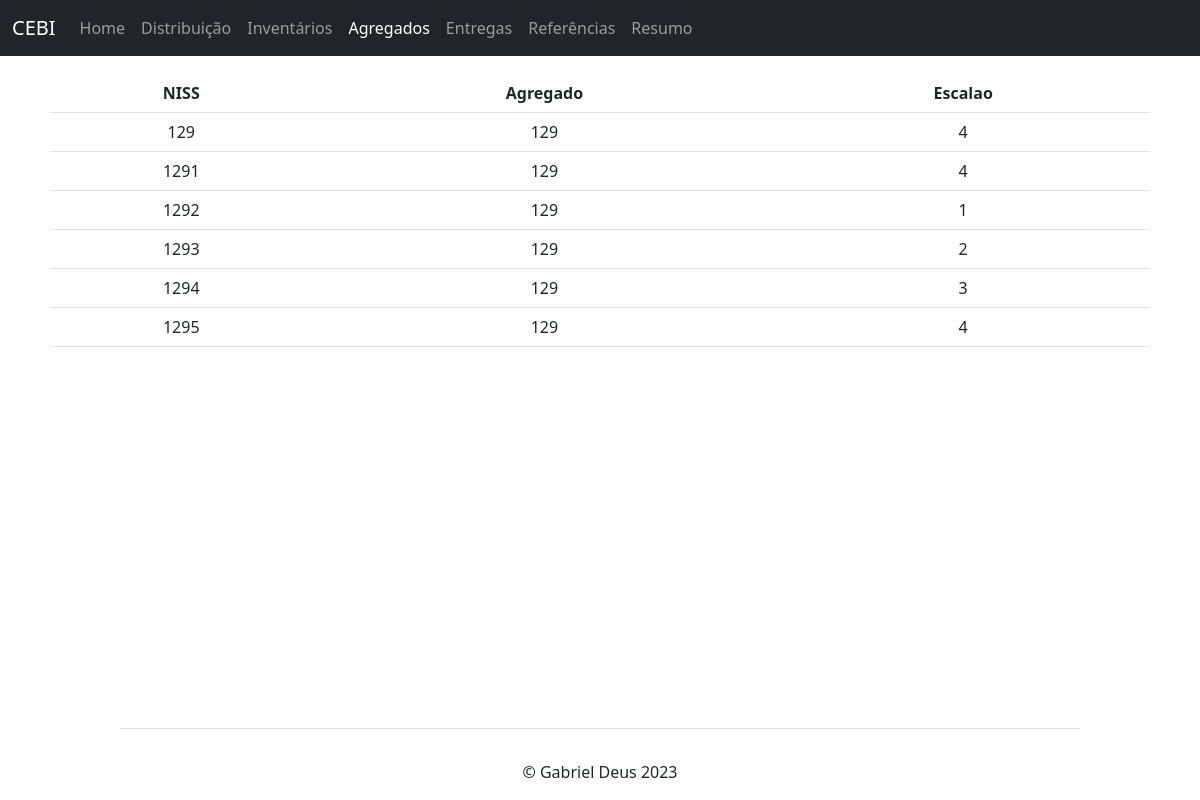
Screenshot of /constituintes.php?id=129 with the database file from the repository.
### tables this page shows
create table 3constituinte
(
	niss int primary key,
	agregado int,
	escalao int,
	foreign key(agregado) references 1agregado_Familiar(niss) ON DELETE cascade,
	foreign key(escalao) references 2escalao(escalao_id) on delete cascade
	
);

### src/constituintes.php (the view, shortened to what this page needs)
<?php include 'db_conf.php'; ?>
<!DOCTYPE html>
<html lang="en">
<head>
  <link href="https://cdn.jsdelivr.net/npm/bootstrap@5.3.0-alpha1/dist/css/bootstrap.min.css" rel="stylesheet" />
  <link rel="stylesheet" href="estilos.css">
</head>
<body>
  <nav class="navbar navbar-expand-md navbar-dark fixed-top bg-dark">
    <div class="container-fluid">
      <a class="navbar-brand" href="#">CEBI</a>
      <div class="collapse navbar-collapse" id="navbarCollapse">
        <ul class="navbar-nav me-auto mb-2 mb-md-0">
          <li class="nav-item">
            <a class="nav-link" href="index.php">Home</a>
          </li>
          <li class="nav-item">
            <a class="nav-link" href="distribuicao.php">Distribuição</a>
          </li>
          <li class="nav-item">
            <a class="nav-link" href="inventarios.php">Inventários</a>
          </li>
          <li class="nav-item">
            <a class="nav-link active" aria-current="page" href="#">Agregados</a>
          </li>
          <li class="nav-item">
            <a class="nav-link" href="entregas.php">Entregas</a>
          </li>
          <li class="nav-item">
            <a class="nav-link" href="referencias.php">Referências</a>
          </li>
          <li class="nav-item">
            <a class="nav-link" href="resumo.php">Resumo</a>
          </li>
        </ul>
      </div>
    </div>
  </nav>
  <main style="margin: 50px;">
    <table class="table">
      <thead>
        <tr>
          <th>NISS</th>
          <th>Agregado</th>
          <th>Escalao</th>
        </tr>
      </thead>
      <tbody>
        <?php
        if (isset($_GET['id'])) {
          $id = $_GET['id'];
          $sql  = 'SELECT * from 3constituinte WHERE agregado =' . $id;
          $result = mysqli_query($conn, $sql);
          $informacao = mysqli_fetch_all($result, MYSQLI_ASSOC);
          foreach ($informacao as $item) :
            echo "<tr>
            <td>" . $item["niss"] . "</td>
            <td>" . $item["agregado"] . "</td>
            <td>" . $item["escalao"] . "</td>
             </tr>";
          endforeach;
        }
        ?>
      </tbody>
    </table>
  </main>
  <?php include 'footer.php'; ?>
</body>
</html>

### src/estilos.css (style rules this page uses)
tr { text-align: center; }

### rows the page displays
3constituinte: niss "129", agregado "129", escalao "4"
3constituinte: niss "1291", agregado "129", escalao "4"
3constituinte: niss "1292", agregado "129", escalao "1"
3constituinte: niss "1293", agregado "129", escalao "2"
3constituinte: niss "1294", agregado "129", escalao "3"
3constituinte: niss "1295", agregado "129", escalao "4"
